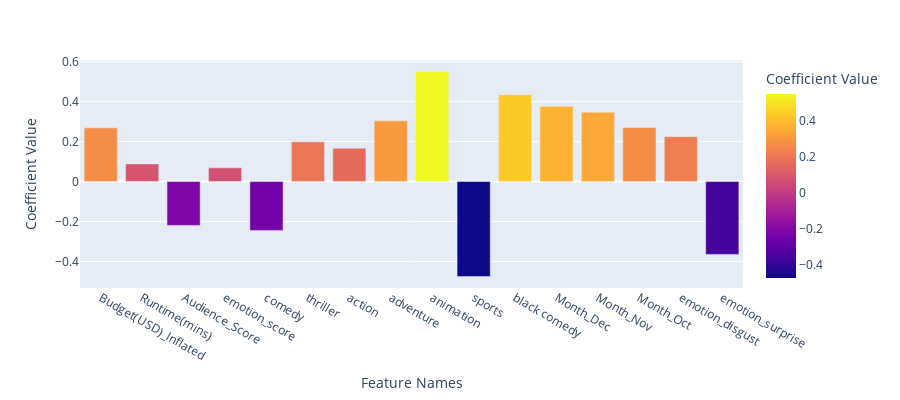

Notebook cell for this chart:
### Markdown cell above
Plotting the coeffecients for the statistically significant features

### Code cell
import plotly.express as px

df = feature_stats_post_2010
fig = px.bar(
    df, 
    x='Feature', 
    y='Coefficient',
    hover_data=['Std_Error', 't_value', 'p_value'], 
    color='Coefficient',
    labels={'Feature': 'Feature Names', 'Coefficient': 'Coefficient Value'},  # Correctly map labels
    height=400
)
fig.show()

### Figure 1 — Plotly figure (JSON) as saved in the notebook; plotly's stock layout.template omitted (floating-point values rounded to 4 significant figures)
{"data": [{"alignmentgroup": "True", "customdata": [[0.03606, 7.446, 1.673e-13], [0.03407, 2.582, 0.009921], [0.03676, -5.977, 2.881e-09], [0.02496, 2.737, 0.006286], [0.06223, -3.93, 8.901e-05], [0.06736, 2.949, 0.003239], [0.07055, 2.357, 0.01854], [0.07578, 4.006, 6.492e-05], [0.1486, 3.71, 0.0002156], [0.1572, -3.026, 0.00252], [0.2167, 2.006, 0.04504], [0.1185, 3.18, 0.001503], [0.115, 3.014, 0.002628], [0.1094, 2.476, 0.01339], [0.1053, 2.133, 0.03307], [0.1511, -2.415, 0.01587]], "hovertemplate": "Feature Names=%{x}<br>Coefficient Value=%{marker.color}<br>Std_Error=%{customdata[0]}<br>t_value=%{customdata[1]}<br>p_value=%{customdata[2]}<extra></extra>", "legendgroup": "", "marker": {"color": [0.2685, 0.08798, -0.2197, 0.06831, -0.2446, 0.1987, 0.1663, 0.3036, 0.5511, -0.4759, 0.4346, 0.3767, 0.3464, 0.2709, 0.2246, -0.3648], "coloraxis": "coloraxis", "pattern": {"shape": ""}}, "name": "", "offsetgroup": "", "orientation": "v", "showlegend": false, "textposition": "auto", "type": "bar", "x": ["Budget(USD)_Inflated", "Runtime(mins)", "Audience_Score", "emotion_score", "comedy", "thriller", "action", "adventure", "animation", "sports", "black comedy", "Month_Dec", "Month_Nov", "Month_Oct", "emotion_disgust", "emotion_surprise"], "xaxis": "x", "y": [0.2685, 0.08798, -0.2197, 0.06831, -0.2446, 0.1987, 0.1663, 0.3036, 0.5511, -0.4759, 0.4346, 0.3767, 0.3464, 0.2709, 0.2246, -0.3648], "yaxis": "y"}], "layout": {"barmode": "relative", "coloraxis": {"colorbar": {"title": {"text": "Coefficient Value"}}, "colorscale": [[0, "#0d0887"], [0.1111, "#46039f"], [0.2222, "#7201a8"], [0.3333, "#9c179e"], [0.4444, "#bd3786"], [0.5556, "#d8576b"], [0.6667, "#ed7953"], [0.7778, "#fb9f3a"], [0.8889, "#fdca26"], [1, "#f0f921"]]}, "height": 400, "legend": {"tracegroupgap": 0}, "margin": {"t": 60}, "xaxis": {"anchor": "y", "domain": [0, 1], "title": {"text": "Feature Names"}}, "yaxis": {"anchor": "x", "domain": [0, 1], "title": {"text": "Coefficient Value"}}}}
